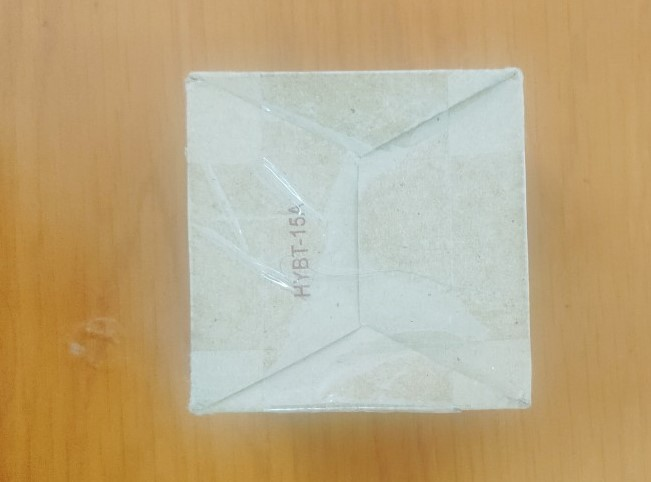
%> input picture Image_Processing/BOX4.jpg, 651 x 482 px
$ octave detect_conrner.m   (GNU Octave 9; MATLAB toolbox functions it lacks are replaced by stand-ins)
%> lines starting %> are read from the running program, lines starting %| are printed output that depends on the picture; in (x1, y1, x2, y2) boxes, pixels count from 0 and x2, y2 are one past the last pixel; in counts of white or black regions, pixels touching at a corner belong together; the program's own positions count from 1
% ??c ?nh
I = imread('BOX4.jpg');
%> I is the input picture: size 482x651x3 uint8; mean R, G, B 188.6, 169.7, 133.3

% Chuy?n ??i ?nh sang ?nh ?en tr?ng
BW = rgb2gray(I);
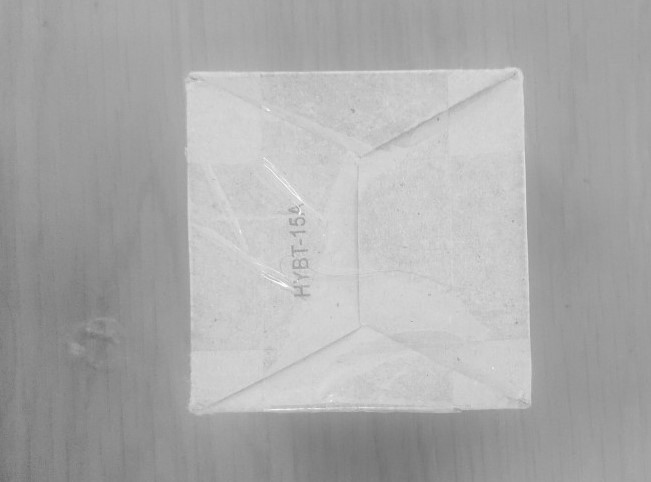
%> BW: size 482x651 uint8; min 108, max 252, mean 171.2

% Phát hi?n biên c?nh
edges = edge(BW, 'Canny');
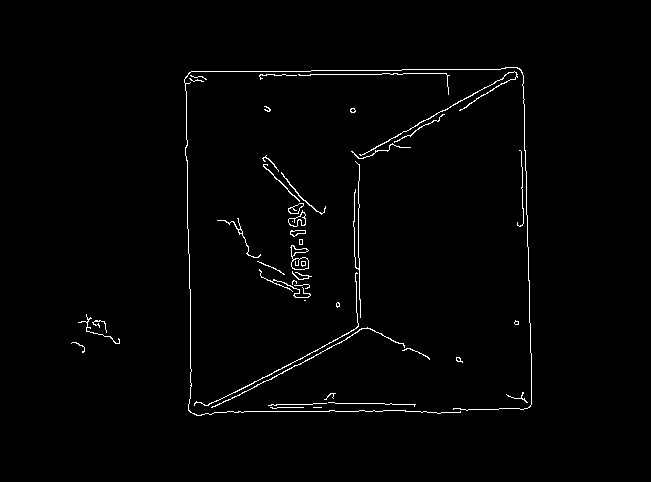
%> edges: size 482x651 logical; 1.4% white in thin lines or dots, all inside (x1, y1, x2, y2) = (71, 67, 532, 416)

% Tìm các ???ng biên ?óng vi?n
filledEdges = imfill(edges, 'holes');
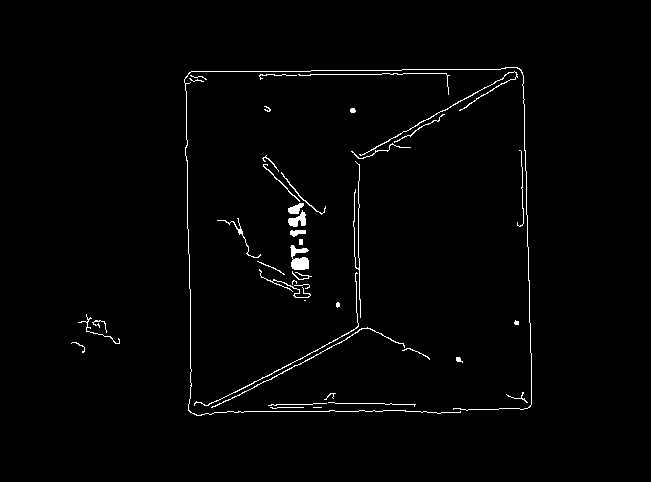
%> filledEdges: size 482x651 logical; 1.5% white in thin lines or dots, all inside (x1, y1, x2, y2) = (71, 67, 532, 416)

% Tìm và v? vi?n bao quanh v?t th?
boundaries = bwboundaries(filledEdges);
%> boundaries = 42 boundaries; largest, box (x1, y1, x2, y2) and points: (184, 67, 532, 416) 2718, (353, 161, 361, 318) 474, (359, 71, 518, 156) 444, (194, 272, 359, 406) 440, (211, 327, 405, 408) 392
figure;
imshow(I);
hold on;
for k = 1:length(boundaries)
    boundary = boundaries{k};
    plot(boundary(:, 2), boundary(:, 1), 'r', 'LineWidth', 2);
end
%> this loop made 42 passes
%> boundary on pass 28: [301 305; 301 306; 301 305]
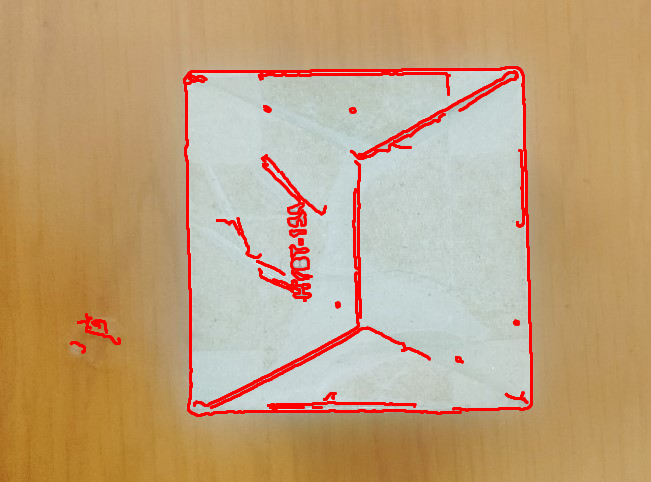
%> figure redrawn from the program's plot data
hold off;
